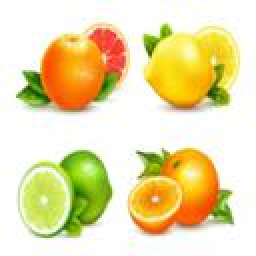
%> input picture Kmeans&Meanshift/3.jpg, 128 x 128 px (shown 2 times larger)
$ octave Demo.m   (GNU Octave 9; MATLAB toolbox functions it lacks are replaced by stand-ins)
%> lines starting %> are read from the running program, lines starting %| are printed output that depends on the picture
%> further down, I is the input picture: size 128x128x3 uint8; mean R, G, B 234.9, 222.4, 172.2
### Kmeans&Meanshift/Km.m
function Ikm = Km(I,K)
%> called with K = 8

%% K-means Segmentation (K=Number of Clusters))

I = im2double(I);
%> I: size 128x128x3 double
F = reshape(I,size(I,1)*size(I,2),3);                 % Color Features
%% K-means
ClusterCenters = F( ceil(rand(K,1)*size(F,1)) ,:);             % Cluster Centers
DistanceAndLabels   = zeros(size(F,1),K+2);                         % Distances and Labels
KIterations   = 10;                                           % K-means Iteration
for n = 1:KIterations
   for i = 1:size(F,1)
      for j = 1:K
        DistanceAndLabels(i,j) = norm(F(i,:) - ClusterCenters(j,:));
      end
      [Distance, ClusterCenter] = min(DistanceAndLabels(i,1:K));                % 1:K are Distance from Cluster Centers 1:K
      DistanceAndLabels(i,K+1) = ClusterCenter;                                % K+1 is Cluster Label
      DistanceAndLabels(i,K+2) = Distance;                          % K+2 is Minimum Distance
   end
   for i = 1:K
      A = (DistanceAndLabels(:,K+1) == i);                          % Cluster K Points
      ClusterCenters(i,:) = mean(F(A,:));                      % New Cluster Centers
      if sum(isnan(ClusterCenters(:))) ~= 0                    % If CENTS(i,:) Is Nan Then Replace It With Random Point
         NC = find(isnan(ClusterCenters(:,1)) == 1);           % Find Nan Centers
         for Ind = 1:size(NC,1)
         ClusterCenters(NC(Ind),:) = F(randi(size(F,1)),:);
         end
      end
   end
end
%> after the loop, ClusterCenters = [0.926 0.936 0.774; 0.982 0.991 0.933; 0.923 0.885 0.532; 0.964 0.78 0.129; 0.996 0.996 0.995; 0.722 0.797 0.369; 0.925 0.449 0.0795; 0.429 0.593 0.0821]

X = zeros(size(F));
for i = 1:K
idx = find(DistanceAndLabels(:,K+1) == i);
X(idx,:) = repmat(ClusterCenters(i,:),size(idx,1),1);
end
Ikm = reshape(X,size(I,1),size(I,2),3);
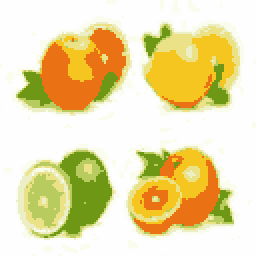
%> Ikm: size 128x128x3 double (shown 2 times larger); mean R, G, B 0.921, 0.872, 0.675; mean of the top-left, top-right, bottom-left and bottom-right quarters 0.801, 0.843, 0.835, 0.813

end

### Kmeans&Meanshift/MeanShiftCluster.m
function [clustCent,data2cluster,cluster2dataCell] = MeanShiftCluster(dataPts,bandWidth,plotFlag)
%> called with bandWidth = 0.2
%perform MeanShift Clustering of data using a flat kernel
%
% ---INPUT---
% dataPts           - input data, (numDim x numPts)
% bandWidth         - is bandwidth parameter (scalar)
% plotFlag          - display output if 2 or 3 D    (logical)
% ---OUTPUT---
% clustCent         - is locations of cluster centers (numDim x numClust)
% data2cluster      - for every data point which cluster it belongs to (numPts)
% cluster2dataCell  - for every cluster which points are in it (numClust)

%*** Check input ****
if nargin < 2
    error('no bandwidth specified')
end

if nargin < 3
    plotFlag = false;
end

%**** Initialize stuff ***
[numDim,numPts] = size(dataPts);
%> numDim = 3; numPts = 16384
numClust        = 0;
bandSq          = bandWidth^2;
initPtInds      = 1:numPts;
maxPos          = max(dataPts,[],2);                          %biggest size in each dimension
%> maxPos = [1; 1; 1]
minPos          = min(dataPts,[],2);                          %smallest size in each dimension
%> minPos = [0; 0.173; 0]
boundBox        = maxPos-minPos;                        %bounding box size
%> boundBox = [1; 0.827; 1]
sizeSpace       = norm(boundBox);                       %indicator of size of data space
%> sizeSpace = 1.64
stopThresh      = 1e-3*bandWidth;                       %when mean has converged
clustCent       = [];                                   %center of clust
beenVisitedFlag = zeros(1,numPts,'uint8');              %track if a points been seen already
numInitPts      = numPts;                               %number of points to posibaly use as initilization points
%> numInitPts = 16384
clusterVotes    = zeros(1,numPts,'uint16');             %used to resolve conflicts on cluster membership


while numInitPts

    tempInd         = ceil( (numInitPts-1e-6)*rand);        %pick a random seed point
    stInd           = initPtInds(tempInd);                  %use this point as start of mean
    myMean          = dataPts(:,stInd);                           % intilize mean to this points location
    myMembers       = [];                                   % points that will get added to this cluster
    thisClusterVotes    = zeros(1,numPts,'uint16');         %used to resolve conflicts on cluster membership

    while 1     %loop untill convergence

        sqDistToAll = sum((repmat(myMean,1,numPts) - dataPts).^2);    %dist squared from mean to all points still active
        inInds      = find(sqDistToAll < bandSq);               %points within bandWidth
        thisClusterVotes(inInds) = thisClusterVotes(inInds)+1;  %add a vote for all the in points belonging to this cluster


        myOldMean   = myMean;                                   %save the old mean
        myMean      = mean(dataPts(:,inInds),2);                %compute the new mean
        myMembers   = [myMembers inInds];                       %add any point within bandWidth to the cluster
        beenVisitedFlag(myMembers) = 1;                         %mark that these points have been visited

        %*** plot stuff ****
        if plotFlag
            figure(12345),clf,hold on
            if numDim == 2
                plot(dataPts(1,:),dataPts(2,:),'.')
                plot(dataPts(1,myMembers),dataPts(2,myMembers),'ys')
                plot(myMean(1),myMean(2),'go')
                plot(myOldMean(1),myOldMean(2),'rd')
                pause(.1)
            end
        end

        %**** if mean doesn't move much stop this cluster ***
        if norm(myMean-myOldMean) < stopThresh

            %check for merge posibilities
            mergeWith = 0;
            for cN = 1:numClust
                distToOther = norm(myMean-clustCent(:,cN));     %distance from posible new clust max to old clust max
                if distToOther < bandWidth/2                    %if its within bandwidth/2 merge new and old
                    mergeWith = cN;
                    break;
                end
            end


            if mergeWith > 0    % something to merge
                clustCent(:,mergeWith)       = 0.5*(myMean+clustCent(:,mergeWith));             %record the max as the mean of the two merged (I know biased twoards new ones)
                %clustMembsCell{mergeWith}    = unique([clustMembsCell{mergeWith} myMembers]);   %record which points inside
                clusterVotes(mergeWith,:)    = clusterVotes(mergeWith,:) + thisClusterVotes;    %add these votes to the merged cluster
            else    %its a new cluster
                numClust                    = numClust+1;                   %increment clusters
                clustCent(:,numClust)       = myMean;                       %record the mean
                %clustMembsCell{numClust}    = myMembers;                    %store my members
                clusterVotes(numClust,:)    = thisClusterVotes;
            end

            break;
        end

    end

    initPtInds      = find(beenVisitedFlag == 0);           %we can initialize with any of the points not yet visited
    numInitPts      = length(initPtInds);                   %number of active points in set

end
%> this loop made 20 passes
%> (stInd, numInitPts) on passes 2 to 13: (10098, 4424), (13914, 4245), (6825, 3186), (4184, 1814), (11958, 1616), (8947, 668), (4949, 533), (13805, 385), (14448, 277), (11633, 247), (12727, 206), (6936, 54)
%> (stInd, initPtInds, numInitPts) on passes 17 to 19: (3767, [2352 2472 2480 2993 3122 3123 6822 13359 13487], 9), (2352, [3122 3123 6822], 3), (3123, 6822, 1)
%> after the loop, clustCent = [0.993 0.963 0.466 0.905; 0.995 0.73 0.643 0.892; 0.982 0.0878 0.0896 0.402]; distToOther = 4.31e-05; mergeWith = 3; numClust = 4

[val,data2cluster] = max(clusterVotes,[],1);                %a point belongs to the cluster with the most votes

%*** If they want the cluster2data cell find it for them
if nargout > 2
    cluster2dataCell = cell(numClust,1);
%> cluster2dataCell = {[], [], [], []}
    for cN = 1:numClust
        myMembers = find(data2cluster == cN);
        cluster2dataCell{cN} = myMembers;
    end
%> this loop made 4 passes
%> after the loop, cluster2dataCell = 4 items
end

### Kmeans&Meanshift/Ms.m
function [Ims Kms] = Ms(I,bandwidth)

%% Mean Shift Segmentation (option: bandwidth)
I = im2double(I);
X = reshape(I,size(I,1)*size(I,2),3);                                         % Color Features
%% MeanShift
[clustCent,point2cluster,clustMembsCell] = MeanShiftCluster(X',bandwidth);    % MeanShiftCluster
%> clustMembsCell = 4 items
for i = 1:length(clustMembsCell)                                              % Replace Image Colors With Cluster Centers
X(clustMembsCell{i},:) = repmat(clustCent(:,i)',size(clustMembsCell{i},2),1);
end
Ims = reshape(X,size(I,1),size(I,2),3);                                         % Segmented Image
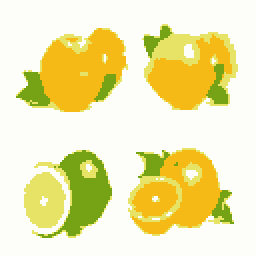
%> Ims: size 128x128x3 double (shown 2 times larger); mean R, G, B 0.936, 0.908, 0.689
Kms = length(clustMembsCell);
%> Kms = 4

end

### Kmeans&Meanshift/Demo.m
% This code is a comparison between “k-means” “mean-shift”

clc
clear all
close all

%% image

I    = imread('3.jpg');    % Original: also test 2.jpg

% kmeans parameter
K    = 8;                  % Cluster Numbers
% meanshift parameter
bw   = 0.2;                % Mean Shift Bandwidth

Ikm          = Km(I,K);                     % Kmeans (color)
[Ims, Nms]   = Ms(I,bw);                    % Mean Shift (color)
%> Nms = 4

%% Display
figure()
subplot(231); imshow(I);    title('Original');
subplot(232); imshow(Ikm);  title(['Kmeans',' : ',num2str(K)]);

subplot(234); imshow(Ims);  title(['MeanShift',' : ',num2str(Nms)]);
